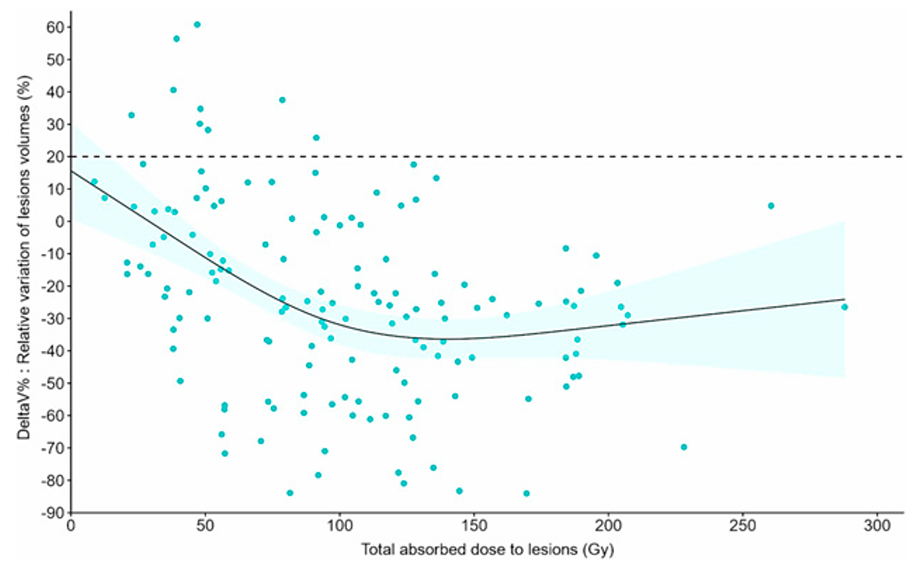
#> input picture data/pub1_hebert24/dose_dtv_hebert_2024.png, 910 x 578 px; its folder holds only this picture in this run
$ python pub1.py
#> lines starting #> are read from the running program, lines starting #| are printed output that depends on the picture; after the words box and inside, x2 and y2 are one past the last pixel; in counts of white or black regions, pixels touching at a corner belong together
### dev_utils_mc.py
import os
import numpy as np
from pyparsing import opAssoc
from scipy.stats import mannwhitneyu
from sklearn.linear_model import LinearRegression, LogisticRegression
from matplotlib import pyplot as plt
import sys
import pandas as pd
from sympy.stats import Logistic

# [31 lines left out: function get_logistic_prediction_scores, not called in this run]


class LogitRegression(LinearRegression):
    # super().fit_intercept = True
    # [4 lines left out: function fit, not called in this run]

    def predict(self, x):
        y = super().predict(x)
        return 1 / (np.exp(-y) + 1)


# [532 lines left out: functions estimate_lognorm_params, search_lognorm_params_to_logistic_fit_old, search_lognorm_params_to_logistic_fit, analytic_sample_size_estimate, monte_carlo_sample_size_calculate, roc_analysis and 5 more, not called in this run]


def load_dose_volume_points(img_path="", plot=False):
#> called with plot = False
    import cv2

    if not img_path:
        img_path = "../../PRRT_sample_size/figures/pub1_hebert24/dose_dtv_hebert_2024.png"
        print(os.path.exists(img_path))
        sys.exit()


    # Pixel -> dose, volume-change convertion functions
    px_to_xval = np.array([[0, 70], [50, 205], [100, 340], [150, 474], [200, 609]])         # total tumor absorbed dose, x-pixel value
    px_to_yval = np.array([[0, 221], [10, 189], [20, 156], [40, 92], [60, 27]])                 # delta tumor volume, y-pixel value

    # Needs this for some reason
    px_to_xval = np.array([[y, x] for (x, y) in px_to_xval])
    px_to_yval = np.array([[y, x] for (x, y) in px_to_yval])


    lr_x = LinearRegression(fit_intercept=True)
    lr_x.fit(*[x.reshape(-1, 1) for x in px_to_xval.T])
    # print(lr_x.coef_, lr_x.score(*[x.reshape(-1, 1) for x in px_to_xval.T]))

    lr_y = LinearRegression(fit_intercept=True)
    lr_y.fit(*[y.reshape(-1, 1) for y in px_to_yval.T])
    # print(lr_y.coef_, lr_y.score(*[y.reshape(-1, 1) for y in px_to_yval.T]))

    # Load and process image from publication
    img = cv2.imread(img_path)
#> img is the input picture: shape (578, 910, 3); mean B, G, R 249.8, 249.8, 246.1
    image_rgb = cv2.cvtColor(img, cv2.COLOR_BGR2RGB)
    gray_image = image_rgb[:, :, 0] # single channel (w best contrast)
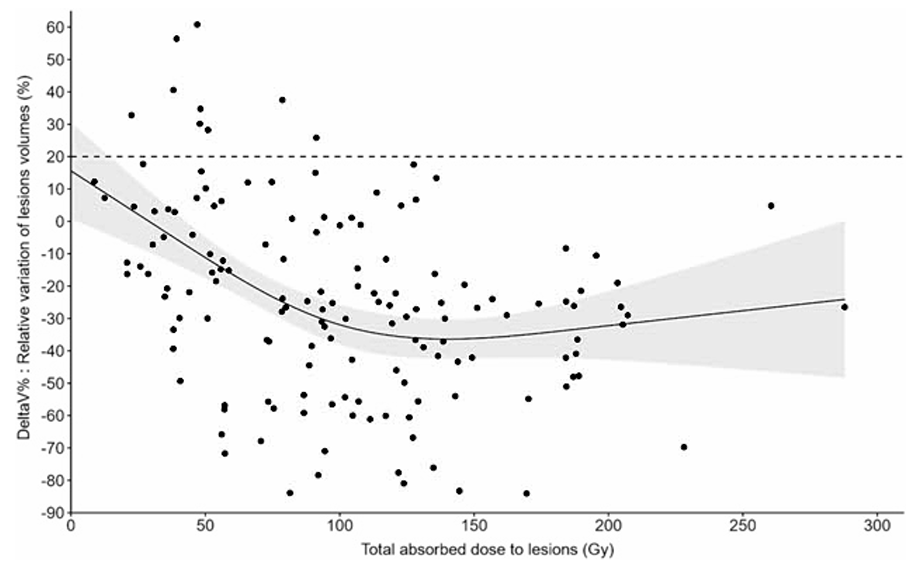
#> gray_image: shape (578, 910); min 0, max 255, mean 246.1
    mask = cv2.inRange(gray_image, 0, 1)
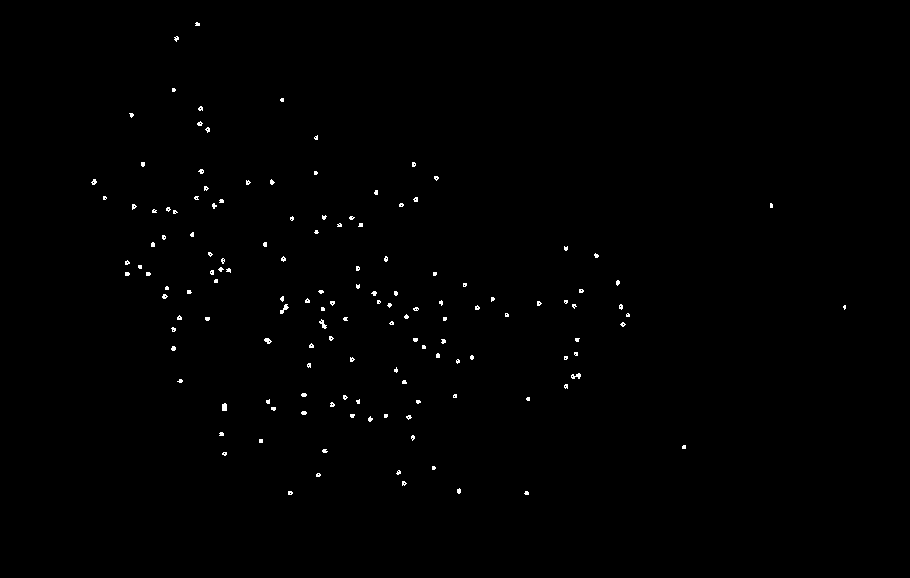
#> mask: shape (578, 910); 0.46% white in thin lines or dots, all inside (x1, y1, x2, y2) = (91, 22, 846, 495)
    contours, _ = cv2.findContours(mask, cv2.RETR_EXTERNAL, cv2.CHAIN_APPROX_SIMPLE)
#> contours = 141 contours, 136 with area under 20; largest, box (x1, y1, x2, y2) and area: (222, 403, 227, 411) 26, (280, 304, 289, 314) 25, (319, 319, 327, 329) 24, (571, 373, 581, 379) 24, (264, 338, 272, 344) 22

    # Extract the x, y coordinates of each detected point
    points = []
    for contour in contours:
        # Get the center of the contour
        M = cv2.moments(contour)
        if M["m00"] != 0:
            cx = int(M["m10"] / M["m00"])
            cy = int(M["m01"] / M["m00"])
            points.append((cx, cy))
#> this loop made 141 passes
#> (contour, cx, cy) on pass 11: ([[259, 439], [259, 442], [262, 442], [262, 439]], 260, 440)
#> (cx, cy) on passes 1 to 6: (526, 492), (289, 492), (458, 490), (403, 482), (317, 474), (398, 472)
#> after the loop, points = 141 pairs, first value 93 to 844, second value 23 to 492

    points = np.array(points)
    print("LOADED", points.shape, "points")
#| LOADED (141, 2) points

    points_x = lr_x.predict(points.T[0].reshape(-1, 1))
#> points_x = 141 values, max 287.2 at index 61, min 8.46 at index 126, mean 101.1
    points_y = lr_y.predict(points.T[1].reshape(-1, 1))
#> points_y = 141 values, max 61.26 at index 140, min -83.81 at index 0, mean -23.53

    print(f"\tdose-vals: \trange = {np.min(points_x):.1f} - {np.max(points_x):.1f} (mean = {np.mean(points_x):.1f})")
#| 	dose-vals: 	range = 8.5 - 287.2 (mean = 101.1)
    print(f"\tvolume-change: range = {np.min(points_y):.1f} - {np.max(points_y):.1f} (mean = {np.mean(points_y):.1f})")
#| 	volume-change: range = -83.8 - 61.3 (mean = -23.5)

    if plot:
        fig, ax = plt.subplots(nrows=2, sharex=True)
        ax[0].plot(points_x, points_y, "o", ms=2)
        ax[0].hlines([20], 0, 300, ls=":")
        ax[0].set_xlim(0, 300)
        ax[0].set_title(f"{len(points_x)} points found")
        ax[1].hist(points_x, bins=21)
        ax[1].set_xlabel("tTAD (Gy)")
        ax[0].set_ylabel("dTV")
        plt.show()

    return points_x, points_y


# [5 lines that do not run on import are left out]

### utils_load.py
from utils import *


def load_pub1(folder, categorical=False, plot=False):
    from dev_utils_mc import load_dose_volume_points

    points_x, points_y = load_dose_volume_points(img_path=os.path.join(folder, "dose_dtv_hebert_2024.png"), plot=plot)

    if categorical:
        x0 = points_x[points_y > 0]
        x1 = points_x[points_y <= 0]
        print("Class balance non-responder / responder:", len(x0), len(x1))

        x = np.concatenate([x0, x1]).reshape(-1, 1)  # tTAD
        y = np.array([0] * len(x0) + [1] * len(x1)).reshape(-1, 1)
        return x, y
    else:
        return np.ravel(points_x), np.ravel(points_y)


# [144 lines left out: functions load_pub2, load_pub3, load_pub4, load_pub5, load_pub6, load_pub7 and 1 more, not called in this run]

### utils_mc.py
from utils import *

import warnings
from scipy.stats import pearsonr, ConstantInputWarning
from scipy.optimize import curve_fit
from sklearn.utils import resample
from sklearn.metrics import r2_score


def weibull_cdf(x, lb, k):
    return 1 - np.exp(-(x / lb) ** k)


# [37 lines left out: function compute_bootstrapped_params, not called in this run]


def analyze_bootstrapped_params(path_load, stat_sign, nm=None, plot=None, fit=True, desired_power=0.9):
    # Using bootstrapped datasets of variable size to evaluate the type II error rate (power) in a monte-carlo setting
    # If logfit=True the power-samplesize relationship is fitted to
    # old: the logarithmic function pw = log(n)
    # new: weibull CDF (can approach both log or sigmoid shapes)
    # which may be used for extrapolating a coarse estimate for the needed population size to reach a power of interest

    df = pd.read_csv(path_load, index_col=0)

    p0 = df.iloc[0]
    df = df.drop(0)
    print("ANALYZING bootstrapped results from ", nm, df.shape)
    print("\tOriginal data:", p0.values)

    nvals = np.asarray(np.unique(df["n"].values), dtype=int)
    n_orig = max(nvals)
    significance_rates = []

    if df.columns.values[1] == "r":
        r = p0[1]
        p = p0[2]
        print(f"\toriginal r={r:.2f}, r2={r**2:.2f} (p={p:.3e})")

        # calculate 95% for pearson correlation r
        zhat = 0.5 * np.log((1 + r) / (1 - r))  # FIsher z-transform
        z95 = 1.96
        se = 1 / np.sqrt(n_orig - 3)
        z_low = zhat - z95 * se
        z_up = zhat + z95 * se

        r_ci = lambda z: (np.exp(2 * z) - 1) / (np.exp(2 * z) + 1)
        r_low = r_ci(z_low)
        r_up = r_ci(z_up)
        print(f"\t95CI for R: ({r_low:.2f}, {r_up:.2f})")

        # t = r * np.sqrt((n_orig - 2) / (1 - r**2))
        # se = np.sqrt((1 - r**2) / (n_orig-2))


    print()
    for n in nvals:
        dfn = df[df["n"] == n].drop("n", axis=1)
        # print(dfn)
        perc_sign = dfn.apply(lambda r: stat_sign(*r), axis=1).sum() / len(dfn)
        # print(n, dfn.shape, perc_sign)
        print(".", end="")
        significance_rates.append(perc_sign)
    print()

    if fit:
        # [4 lines of commented-out code are left out]
        init = [50, 2]
        bounds = [[1e-3, 1e-3], [1e3, 10]]
        (lb, k), _ = curve_fit(weibull_cdf, nvals, significance_rates, p0=init, bounds=bounds)
        fitfunc = lambda x: weibull_cdf(x, lb, k)
        print(f"\tFitted Weibull: lambda={lb}, k={k}")
        r2_fit = r2_score(significance_rates, weibull_cdf(nvals, lb, k))
        print(f"\t-> R2 for Weibull R2={r2_fit:.3f}")

        pw_orig = weibull_cdf(n_orig, lb, k)
        print(f"\t-> estimated power for original N={n_orig}: {pw_orig:.3f}")

        n_req = lb * (-np.log(1 - desired_power)) ** (1/k)
        print(n_req)

        if n_req < 1 or n_req > 1e4:
            print(f"\tbad estimate: n_req = {n_req:.3e} -> dropping log-fit")
            fit = False
            nvals_fit = None
        else:
            n_req = int(np.ceil(n_req))
            print(f"\t-> N to reach pwr={desired_power} -> {n_req}")
            if n_req > max(nvals):
                nvals_fit = list(range(min(nvals), n_req + 1))
            else:
                nvals_fit = list(range(min(nvals), max(nvals) + 1))

    if plot:
        if len(plot) == 2:
            fig, ax = plot
        else:
            fig, ax = plt.subplots()

        print("\tplotting...")
        ax.plot(nvals, significance_rates, "o", label="Bootstrapped power")

        if fit:
            ax.plot(nvals_fit, fitfunc(nvals_fit), "--", label=f"CWD fit (R2={r2_fit:.3f})")

            # Plot horizontal line at desired power
            ax.axhline(y=desired_power, color='red', linestyle='--', label=f'Power = {desired_power}')

            # Plot vertical line at required n
            ax.axvline(x=n_req, color='green', linestyle='--', label=f'n ≈ {n_req}')

        p0 = {k: float(f"{v:.2g}") for k,v in p0.to_dict().items()}
        ax.set_title(f"{nm}\n{p0}")
        ax.grid()
        ax.set_xlabel("Sample size $n$")
        # ax.set_ylabel("Rate of significance")
        ax.set_ylabel("Estimated power (1 - type II error rate)")
        ax.legend()

    return p0, nvals, significance_rates


# [72 lines left out: function analyze_bootsrapped_negative_results, not called in this run]

### pub1.py
from scipy.stats import spearmanr, pearsonr

from utils_load import *
from utils_mc import *

pub_name = "pub1_hebert24"
folder_data = os.path.join(os.getcwd(), "data", pub_name)
folder_figs = os.path.join(os.getcwd(), "figures", pub_name)
os.makedirs(folder_figs, exist_ok=True)
os.makedirs(folder_data, exist_ok=True)

x_orig, y_orig = load_pub1(folder_data)
#> x_orig has the same summary as points_x in load_dose_volume_points; y_orig has the same summary as points_y in load_dose_volume_points

print(x_orig.shape, y_orig.shape)
#| (141,) (141,)


replicate_original = False
do_calc = False
n_rep = 1000
n_min = 3
desired_power = 0.9

stat_func = pearsonr
stat_names = ["r", "p"]
stat_sign = lambda r, p: p < .05 # only p <.05, no R2 threshold


rho, p = spearmanr(x_orig, y_orig)
#> rho = -0.4; p = 8.89e-07
print("spearman:", f"rho={rho:.3f}, p={p:.3g}")
#| spearman: rho=-0.400, p=8.89e-07

rho, p = pearsonr(x_orig, y_orig)
#> rho = -0.343; p = 3.19e-05
print("pearson:", f"rho={rho:.3f}, p={p:.3g}")
#| pearson: rho=-0.343, p=3.19e-05

fig, ax = plt.subplots(figsize=(8, 8))
# ax = ax.ravel()
nm = "Pub1_Hebert_Fig3"

path_save = os.path.join(folder_data, f"boot_{nm}.csv")

if do_calc:
    compute_bootstrapped_params(x_orig, y_orig, stat_names, stat_func, path_save=path_save, n_min=3, n_rep=1000, nm=nm)
analyze_bootstrapped_params(path_save, stat_sign, nm=nm, plot=(fig, ax), fit=True, desired_power=0.9)
#> (the run stopped early here; a loop or call above may not have finished)
